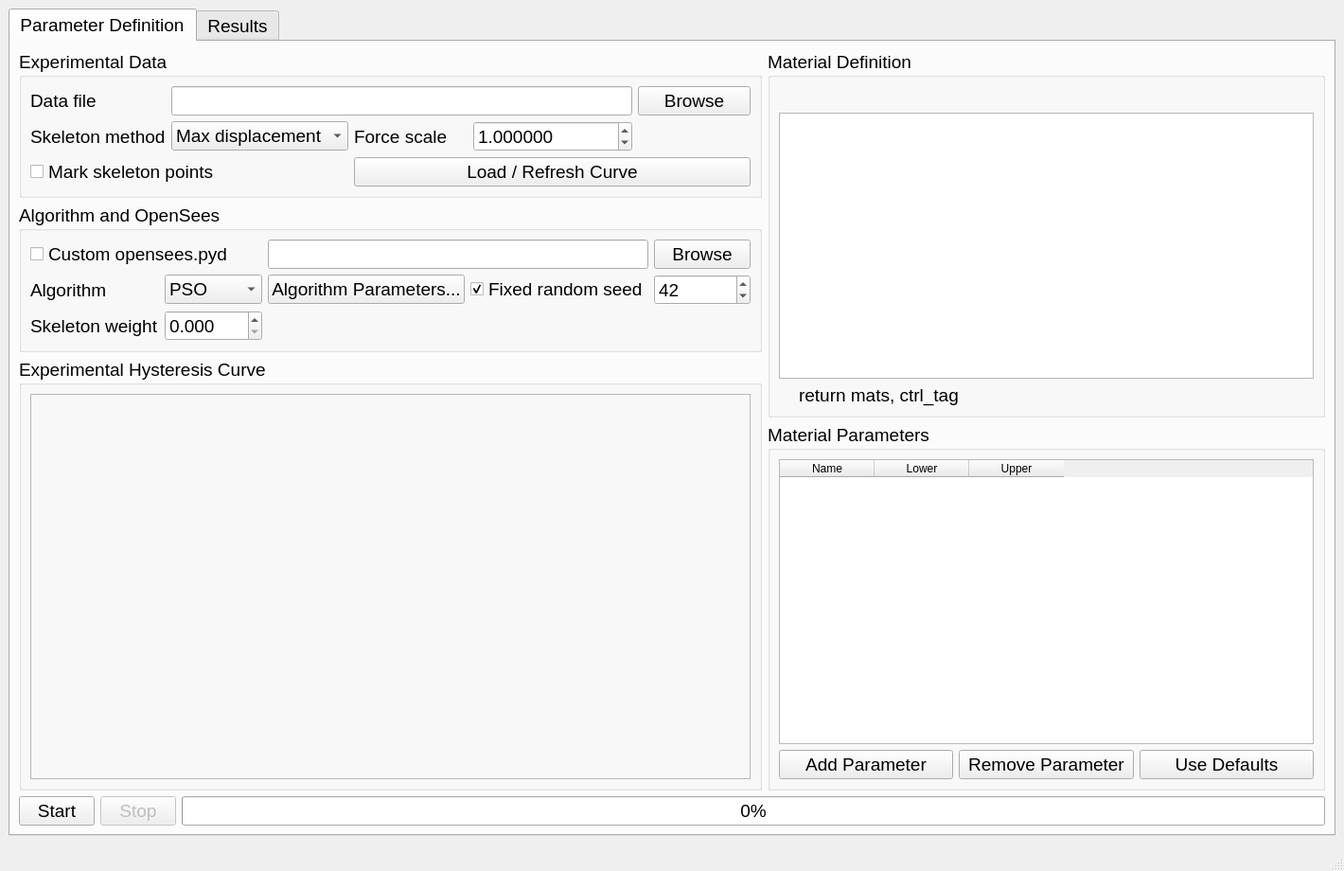
<?xml version="1.0" encoding="UTF-8"?>
<ui version="4.0">
 <class>MainWindow</class>
 <widget class="QMainWindow" name="MainWindow">
  <property name="geometry">
   <rect>
    <x>0</x>
    <y>0</y>
    <width>1420</width>
    <height>920</height>
   </rect>
  </property>
  <property name="font">
   <font>
    <family>Segoe UI</family>
    <pointsize>14</pointsize>
   </font>
  </property>
  <property name="windowTitle">
   <string>Hysteresis Parameter Identification (HPI)</string>
  </property>
  <widget class="QWidget" name="centralwidget">
   <layout class="QVBoxLayout" name="mainLayout">
    <item>
     <widget class="QTabWidget" name="tabs">
      <widget class="QWidget" name="tabParameters">
       <attribute name="title">
        <string>Parameter Definition</string>
       </attribute>
       <layout class="QVBoxLayout" name="tabParameterOuterLayout">
        <item>
         <layout class="QHBoxLayout" name="parameterLayout" stretch="4,3">
          <item>
           <layout class="QVBoxLayout" name="leftLayout" stretch="0,0,1">
          <item>
           <widget class="QGroupBox" name="groupExperiment">
            <property name="title">
             <string>Experimental Data</string>
            </property>
            <layout class="QGridLayout" name="gridExperiment">
             <item row="0" column="0">
              <widget class="QLabel" name="labelExperiment">
               <property name="text">
                <string>Data file</string>
               </property>
              </widget>
             </item>
             <item row="0" column="1" colspan="3">
              <widget class="QLineEdit" name="txtExperimentPath"/>
             </item>
             <item row="0" column="4">
              <widget class="QPushButton" name="btnBrowseExperiment">
               <property name="text">
                <string>Browse</string>
               </property>
              </widget>
             </item>
             <item row="1" column="0">
              <widget class="QLabel" name="labelSkeleton">
               <property name="text">
                <string>Skeleton method</string>
               </property>
              </widget>
             </item>
             <item row="1" column="1">
              <widget class="QComboBox" name="comboSkeletonMethod">
               <item>
                <property name="text">
                 <string>Max displacement</string>
                </property>
               </item>
               <item>
                <property name="text">
                 <string>Max force</string>
                </property>
               </item>
              </widget>
             </item>
             <item row="1" column="2">
              <widget class="QLabel" name="labelForceScale">
               <property name="text">
                <string>Force scale</string>
               </property>
              </widget>
             </item>
             <item row="1" column="3">
              <widget class="QDoubleSpinBox" name="spinForceScale">
               <property name="decimals">
                <number>6</number>
               </property>
               <property name="minimum">
                <double>-1000000.000000000000000</double>
               </property>
               <property name="maximum">
                <double>1000000.000000000000000</double>
               </property>
               <property name="value">
                <double>1.000000000000000</double>
               </property>
              </widget>
             </item>
             <item row="2" column="0" colspan="2">
              <widget class="QCheckBox" name="chkShowSkeleton">
               <property name="text">
                <string>Mark skeleton points</string>
               </property>
              </widget>
             </item>
             <item row="2" column="2" colspan="3">
              <widget class="QPushButton" name="btnPreprocess">
               <property name="text">
                <string>Load / Refresh Curve</string>
               </property>
              </widget>
             </item>
            </layout>
           </widget>
          </item>
          <item>
           <widget class="QGroupBox" name="groupAlgorithm">
            <property name="title">
             <string>Algorithm and OpenSees</string>
            </property>
            <layout class="QGridLayout" name="gridAlgorithm">
             <item row="0" column="0" colspan="2">
              <widget class="QCheckBox" name="chkCustomOpenSees">
               <property name="text">
                <string>Custom opensees.pyd</string>
               </property>
              </widget>
             </item>
             <item row="0" column="2" colspan="2">
              <widget class="QLineEdit" name="txtOpenSeesPath"/>
             </item>
             <item row="0" column="4">
              <widget class="QPushButton" name="btnBrowseOpenSees">
               <property name="text">
                <string>Browse</string>
               </property>
              </widget>
             </item>
             <item row="1" column="0">
              <widget class="QLabel" name="labelAlgorithm">
               <property name="text">
                <string>Algorithm</string>
               </property>
              </widget>
             </item>
             <item row="1" column="1">
              <widget class="QComboBox" name="comboAlgorithm">
               <item>
                <property name="text">
                 <string>PSO</string>
                </property>
               </item>
               <item>
                <property name="text">
                 <string>GA</string>
                </property>
               </item>
              </widget>
             </item>
             <item row="1" column="2">
              <widget class="QPushButton" name="btnAlgorithmSettings">
               <property name="text">
                <string>Algorithm Parameters...</string>
               </property>
              </widget>
             </item>
             <item row="1" column="3">
              <widget class="QCheckBox" name="chkUseSeed">
               <property name="text">
                <string>Fixed random seed</string>
               </property>
               <property name="checked">
                <bool>true</bool>
               </property>
              </widget>
             </item>
             <item row="1" column="4">
              <widget class="QSpinBox" name="spinSeed">
               <property name="minimum">
                <number>0</number>
               </property>
               <property name="maximum">
                <number>2147483647</number>
               </property>
               <property name="value">
                <number>42</number>
               </property>
              </widget>
             </item>
             <item row="2" column="0">
              <widget class="QLabel" name="labelWeight">
               <property name="text">
                <string>Skeleton weight</string>
               </property>
              </widget>
             </item>
             <item row="2" column="1">
              <widget class="QDoubleSpinBox" name="spinSkeletonWeight">
               <property name="decimals">
                <number>3</number>
               </property>
               <property name="singleStep">
                <double>0.200000000000000</double>
               </property>
               <property name="maximum">
                <double>1.000000000000000</double>
               </property>
              </widget>
             </item>
            </layout>
           </widget>
          </item>
          <item>
           <widget class="QGroupBox" name="groupExperimentPreview">
            <property name="title">
             <string>Experimental Hysteresis Curve</string>
            </property>
            <layout class="QVBoxLayout" name="previewLayout">
             <item>
              <widget class="QFrame" name="experimentChartFrame">
               <property name="frameShape">
                <enum>QFrame::StyledPanel</enum>
               </property>
              </widget>
             </item>
            </layout>
           </widget>
          </item>
         </layout>
        </item>
        <item>
         <layout class="QVBoxLayout" name="rightLayout">
          <item>
           <widget class="QGroupBox" name="groupCode">
           <property name="title">
             <string>Material Definition</string>
            </property>
            <layout class="QVBoxLayout" name="verticalCode">
             <item>
              <widget class="QLabel" name="lblMaterialPrefix">
               <property name="text">
                <string/>
               </property>
               <property name="textFormat">
                <enum>Qt::PlainText</enum>
               </property>
               <property name="alignment">
                <set>Qt::AlignLeading|Qt::AlignLeft|Qt::AlignTop</set>
               </property>
              </widget>
             </item>
             <item>
              <widget class="QPlainTextEdit" name="txtMaterialCode">
               <property name="font">
                <font>
                 <family>Consolas</family>
                 <pointsize>11</pointsize>
                </font>
               </property>
              </widget>
             </item>
             <item>
              <widget class="QLabel" name="lblMaterialSuffix">
               <property name="text">
                <string>    return mats, ctrl_tag</string>
               </property>
               <property name="textFormat">
                <enum>Qt::PlainText</enum>
               </property>
               <property name="alignment">
                <set>Qt::AlignLeading|Qt::AlignLeft|Qt::AlignTop</set>
               </property>
              </widget>
             </item>
            </layout>
           </widget>
          </item>
          <item>
           <widget class="QGroupBox" name="groupParameterBounds">
            <property name="title">
             <string>Material Parameters</string>
            </property>
            <layout class="QVBoxLayout" name="verticalBounds">
             <item>
              <widget class="QTableWidget" name="tblParameters">
               <column>
                <property name="text">
                 <string>Name</string>
                </property>
               </column>
               <column>
                <property name="text">
                 <string>Lower</string>
                </property>
               </column>
               <column>
                <property name="text">
                 <string>Upper</string>
                </property>
               </column>
              </widget>
             </item>
             <item>
             <layout class="QHBoxLayout" name="parameterButtons">
               <item>
                <widget class="QPushButton" name="btnAddParameter">
                 <property name="text">
                  <string>Add Parameter</string>
                 </property>
                </widget>
               </item>
               <item>
                <widget class="QPushButton" name="btnRemoveParameter">
                 <property name="text">
                  <string>Remove Parameter</string>
                 </property>
                </widget>
               </item>
               <item>
                <widget class="QPushButton" name="btnDefaultMaterialParameters">
                 <property name="text">
                  <string>Use Defaults</string>
                 </property>
                </widget>
               </item>
              </layout>
             </item>
            </layout>
           </widget>
          </item>
         </layout>
        </item>
       </layout>
       </item>
       <item>
        <layout class="QHBoxLayout" name="runButtons" stretch="0,0,1">
         <item>
          <widget class="QPushButton" name="btnStart">
           <property name="text">
            <string>Start</string>
           </property>
          </widget>
         </item>
         <item>
          <widget class="QPushButton" name="btnStop">
           <property name="enabled">
            <bool>false</bool>
           </property>
           <property name="text">
            <string>Stop</string>
           </property>
          </widget>
         </item>
         <item>
          <widget class="QProgressBar" name="progressRun">
           <property name="value">
            <number>0</number>
           </property>
          </widget>
         </item>
        </layout>
       </item>
      </layout>
      </widget>
      <widget class="QWidget" name="tabResults">
       <attribute name="title">
        <string>Results</string>
       </attribute>
       <layout class="QVBoxLayout" name="verticalResults">
        <item>
         <layout class="QHBoxLayout" name="resultControls">
          <item>
           <widget class="QLabel" name="labelPlotParameter">
            <property name="text">
             <string>Parameter</string>
            </property>
           </widget>
          </item>
          <item>
           <widget class="QComboBox" name="comboPlotParameter"/>
          </item>
          <item>
           <widget class="QLabel" name="labelGeneration">
            <property name="text">
             <string>Generation: 0</string>
            </property>
           </widget>
          </item>
          <item>
           <widget class="QSlider" name="sliderGeneration">
            <property name="orientation">
             <enum>Qt::Horizontal</enum>
            </property>
           </widget>
          </item>
          <item>
           <widget class="QPushButton" name="btnSaveData">
            <property name="text">
             <string>Save Data...</string>
            </property>
           </widget>
          </item>
         </layout>
        </item>
        <item>
         <layout class="QHBoxLayout" name="chartsLayout">
          <item>
           <widget class="QFrame" name="paramChartFrame">
            <property name="frameShape">
             <enum>QFrame::StyledPanel</enum>
            </property>
           </widget>
          </item>
          <item>
           <widget class="QFrame" name="fitnessChartFrame">
            <property name="frameShape">
             <enum>QFrame::StyledPanel</enum>
            </property>
           </widget>
          </item>
          <item>
           <widget class="QFrame" name="curveChartFrame">
            <property name="frameShape">
             <enum>QFrame::StyledPanel</enum>
            </property>
           </widget>
          </item>
         </layout>
        </item>
        <item>
         <widget class="QSplitter" name="splitResultBottom">
          <property name="orientation">
           <enum>Qt::Horizontal</enum>
          </property>
          <widget class="QTableWidget" name="tblBestParameters">
           <column>
            <property name="text">
             <string>Parameter</string>
            </property>
           </column>
           <column>
            <property name="text">
             <string>Generation Best</string>
            </property>
           </column>
           <column>
            <property name="text">
             <string>Global Best</string>
            </property>
           </column>
          </widget>
          <widget class="QPlainTextEdit" name="txtLog">
           <property name="readOnly">
            <bool>true</bool>
           </property>
          </widget>
         </widget>
        </item>
       </layout>
      </widget>
     </widget>
    </item>
   </layout>
  </widget>
  <widget class="QStatusBar" name="statusbar"/>
 </widget>
 <resources/>
 <connections/>
</ui>
